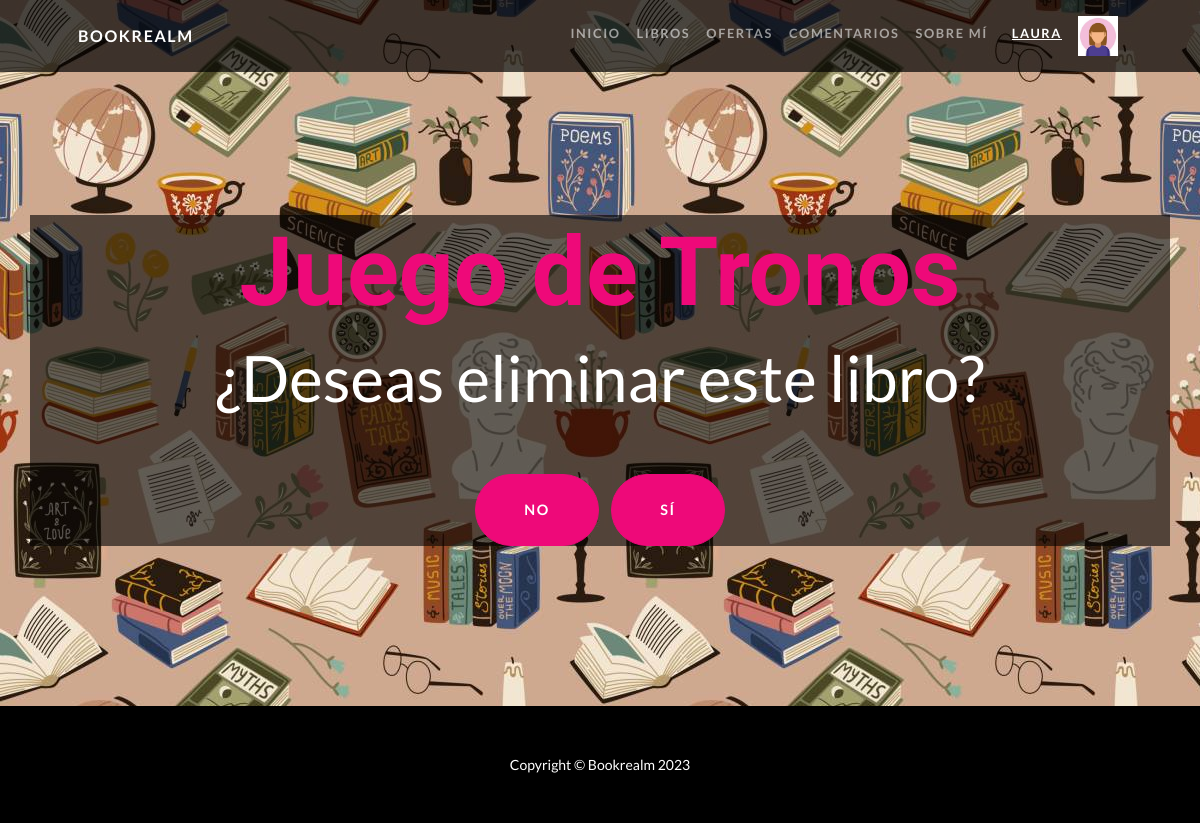
Page /libros/eliminar-libro/11/ (signed in) on the committed database.
### UsuariosApp/models.py (models this page shows)
class Avatar(models.Model):
    user = models.OneToOneField(User, on_delete=models.CASCADE, null=True, blank=True) # designar usuario
    avatar = models.ImageField(upload_to='avatares', null=True, blank=True) # designar imagen
    def __str__(self):
        return f"{settings.MEDIA_URL}{self.avatar}"

### LibrosApp/models.py (models this page shows, shortened)
class Libro(models.Model):
    titulo = models.CharField(max_length=200)
    autor = models.CharField(max_length=100)
    editorial = models.CharField(max_length=100)
    stock = models.IntegerField()
    precio = models.CharField(max_length=10)
    oferta = models.CharField(max_length=5)

### LibrosApp/views.py (the view, shortened to what this page needs)
# urls.py: path('eliminar-libro/<int:pk>/', views.EliminarLibroDV.as_view(), name="EliminarLibro"),
class EliminarLibroDV(LoginRequiredMixin,UserPassesTestMixin, DeleteView):
    model = Libro
    template_name = "Libros/libro_confirm_delete.html"
    success_url = reverse_lazy("PagLibros")
    def test_func(self):
        return superusuario_staff(self.request.user)

### BookrealmApp/context_processors.py (called while the page is built)
def custom_user(request):
    context = auth(request)
    user = context['user']
    if user.is_authenticated:
        avatar = Avatar.objects.filter(user=request.user.id)
        cant = len(avatar)
        if cant > 0:
            context['user_avatar'] = avatar[cant-1]
        else:
            context['user_avatar'] = ""
    return context

### LibrosApp/views.py (called while the page is built)
def superusuario_staff(user):
    return user.is_superuser or user.is_staff

### LibrosApp/templates/Libros/libro_confirm_delete.html (shortened to what this page needs)
{% extends "Bookrealm/padre.html" %}
{% load static %}
{% block titulo %}
<h1 class="masthead-heading mb-0" style="color:#ee0979;">{{libro.titulo}}</h1>
<form action="" method="post" class="masthead-subheading mb-0">
    ¿Deseas eliminar este libro? <br>
    <a href="{% url 'PagLibros' %}" class="btn btn-primary btn-xl rounded-pill mt-5">No</a>
    <input type="submit" value="S&iacute;" class="btn btn-primary btn-xl rounded-pill mt-5">
</form>
{% endblock titulo %}

### BookrealmApp/templates/Bookrealm/padre.html (shortened to what this page needs)
<!DOCTYPE html>
{% load static %}
<html lang="en">
<head>
    <link href="{% static 'Bookrealm/css/styles.css' %}" rel="stylesheet" />
</head>
<body id="page-top">
    <nav class="navbar navbar-expand-lg navbar-dark navbar-custom fixed-top">
        <div class="container px-5">
            <a class="navbar-brand" href="#page-top">
                Bookrealm
            </a>
            <div class="collapse navbar-collapse" id="navbarResponsive">
                <ul class="navbar-nav ms-auto">
                    <li class="nav-item">
                        <a class="nav-link" href="{% url 'PagInicio' %}"> Inicio </a>
                    </li>
                    <li class="nav-item">
                        <a class="nav-link" href="{% url 'PagLibros' %}"> Libros </a>
                    </li>
                    <li class="nav-item">
                        <a class="nav-link" href="{% url 'PagOfertas' %}"> Ofertas </a>
                    </li>
                    <li class="nav-item">
                        <a class="nav-link" href="{% url 'PagComent' %}"> Comentarios </a>
                    </li>
                    <li class="nav-item">
                        <a class="nav-link" href="{% url 'PagAbout' %}"> Sobre m&iacute; </a>
                    </li>
                    <li class="nav-item px-1 ps-2">
                        {% if request.user.is_authenticated and request.user.is_superuser or request.user.is_staff %}
                            <a class="nav-link active" href="{% url 'PagUsuario' %}"> <u> {{user.username}} </u> </a>
                        {% else %}
                            <a class="nav-link active" href="{% url 'PagUsuario' %}"> {{user.username}} </a>
                        {% endif %}
                    </li>
                    {% if request.user.is_authenticated %}
                        {% if user_avatar %}
                            <li class="nav-item px-1">
                                <img src="{{user_avatar}}" alt="..." style="height:40px; width: 40px;"/>
                            </li>
                        {% endif %}
                    {% endif %}
                </ul>
            </div>
        </div>
    </nav>
    <header class="masthead text-center text-white bg-header ">
        <div class="masthead-content ">
            <div class="container px-5 bg-title">
                {% block titulo %}
                {% endblock titulo %}
            </div>
        </div>
    </header>
    <footer class="py-5 bg-black">
        <div class="container px-5">
            <p class="m-0 text-center text-white small">
                Copyright &copy; Bookrealm 2023
            </p>
        </div>
    </footer>
</body>
</html>

### rows in the picture
Avatar: avatar (picture)
Libro: titulo "Juego de Tronos"

### other values in the picture
{{ user.username }} "LAURA"
